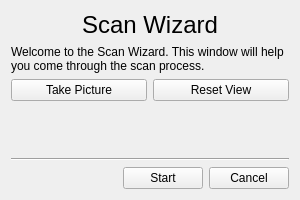
<?xml version="1.0" encoding="UTF-8"?>
<ui version="4.0">
 <class>ScanWizard</class>
 <widget class="QWidget" name="ScanWizard">
  <property name="geometry">
   <rect>
    <x>0</x>
    <y>0</y>
    <width>300</width>
    <height>200</height>
   </rect>
  </property>
  <property name="sizePolicy">
   <sizepolicy hsizetype="Minimum" vsizetype="Minimum">
    <horstretch>0</horstretch>
    <verstretch>0</verstretch>
   </sizepolicy>
  </property>
  <property name="minimumSize">
   <size>
    <width>300</width>
    <height>200</height>
   </size>
  </property>
  <property name="maximumSize">
   <size>
    <width>2000</width>
    <height>2000</height>
   </size>
  </property>
  <property name="windowTitle">
   <string>Form</string>
  </property>
  <layout class="QVBoxLayout" name="verticalLayout_2">
   <item>
    <widget class="QLabel" name="label">
     <property name="font">
      <font>
       <pointsize>18</pointsize>
      </font>
     </property>
     <property name="text">
      <string>Scan Wizard</string>
     </property>
     <property name="alignment">
      <set>Qt::AlignCenter</set>
     </property>
    </widget>
   </item>
   <item>
    <widget class="QLabel" name="label_2">
     <property name="text">
      <string>Welcome to the Scan Wizard. This window will help you come through the scan process.</string>
     </property>
     <property name="wordWrap">
      <bool>true</bool>
     </property>
    </widget>
   </item>
   <item>
    <layout class="QHBoxLayout" name="horizontalLayout">
     <item>
      <widget class="QPushButton" name="takepic_btn">
       <property name="text">
        <string>Take Picture</string>
       </property>
      </widget>
     </item>
     <item>
      <widget class="QPushButton" name="resetview_btn">
       <property name="text">
        <string>Reset View</string>
       </property>
      </widget>
     </item>
    </layout>
   </item>
   <item>
    <spacer name="verticalSpacer">
     <property name="orientation">
      <enum>Qt::Vertical</enum>
     </property>
     <property name="sizeHint" stdset="0">
      <size>
       <width>20</width>
       <height>40</height>
      </size>
     </property>
    </spacer>
   </item>
   <item>
    <widget class="Line" name="line">
     <property name="orientation">
      <enum>Qt::Horizontal</enum>
     </property>
    </widget>
   </item>
   <item>
    <layout class="QGridLayout" name="gridLayout">
     <item row="1" column="1">
      <widget class="QPushButton" name="Next_button">
       <property name="text">
        <string>Start</string>
       </property>
      </widget>
     </item>
     <item row="1" column="0">
      <spacer name="horizontalSpacer">
       <property name="orientation">
        <enum>Qt::Horizontal</enum>
       </property>
       <property name="sizeHint" stdset="0">
        <size>
         <width>40</width>
         <height>20</height>
        </size>
       </property>
      </spacer>
     </item>
     <item row="1" column="2">
      <widget class="QPushButton" name="Cancel_button">
       <property name="text">
        <string>Cancel</string>
       </property>
      </widget>
     </item>
    </layout>
   </item>
  </layout>
 </widget>
 <resources/>
 <connections/>
</ui>
